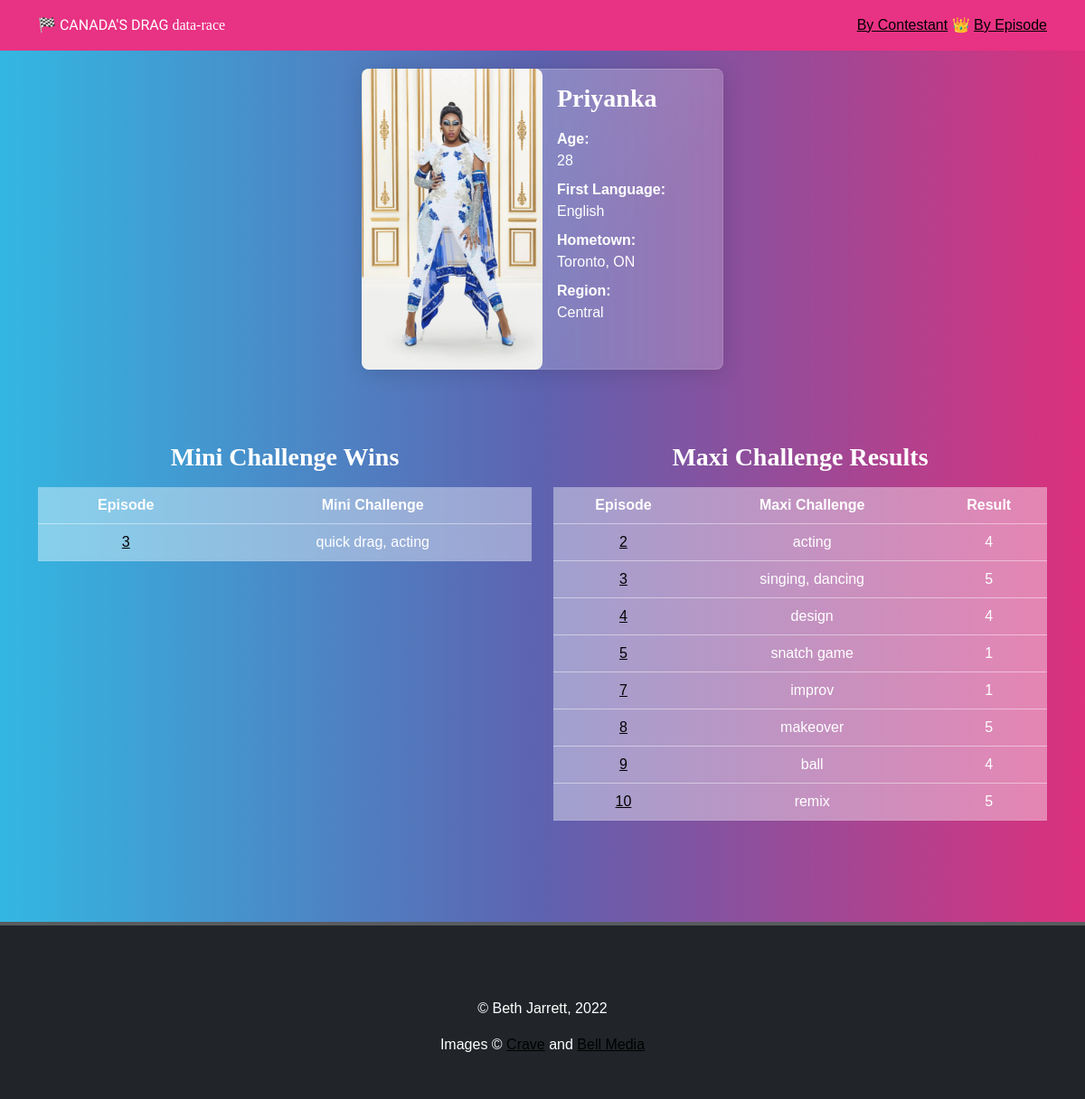
Page /details.php?id=1 on the committed database.
### tables this page shows
CREATE TABLE `contestantxlocation` (
  `conloc_id` int(11) NOT NULL,
  `contestant_id` int(11) DEFAULT NULL,
  `location_id` int(11) DEFAULT NULL
);

CREATE TABLE `contestant` (
  `contestant_id` int(11) NOT NULL,
  `contestant_season` int(11) NOT NULL,
  `contestant_name` varchar(60) NOT NULL,
  `contestant_age` int(11) NOT NULL
);

CREATE TABLE `location` (
  `location_id` int(11) NOT NULL,
  `location_city` varchar(100) DEFAULT NULL,
  `location_prov` varchar(100) DEFAULT NULL,
  `location_reg` varchar(100) DEFAULT NULL,
  `location_lang` varchar(100) DEFAULT NULL
);

CREATE TABLE `result` (
  `result_id` int(11) NOT NULL,
  `contestant_id` int(11) DEFAULT NULL,
  `episode_id` int(11) DEFAULT NULL,
  `mini_result` int(11) DEFAULT NULL,
  `maxi_result` int(11) DEFAULT NULL
);

CREATE TABLE `minichallenge` (
  `mini_id` int(11) NOT NULL,
  `mini_challenge` varchar(100) DEFAULT NULL
);

CREATE TABLE `maxichallenge` (
  `maxi_id` int(11) NOT NULL,
  `maxi_challenge` varchar(100) DEFAULT NULL
);

### includes/sqlquery.php (called while the page is built, shortened)
<?php
        $result = mysqli_query($connect, $query);
?>

### details.php (the view)
<?php
include( 'includes/database.php' );
include( 'includes/header.php' );
?>
<section id="contestant" class="container">
    <div class="card m-2 mx-auto" style="max-width: 400px;">
        <div class="row g-0">
            <div class="col-6">
<?php
$query = 'SELECT *
    FROM contestant
    JOIN contestantxlocation
    ON contestant.contestant_id = contestantxlocation.contestant_id
    JOIN location
    ON contestantxlocation.location_id = location.location_id
    WHERE contestant.contestant_id = '.$_GET['id'].'
    LIMIT 1';
    include( 'includes/sqlquery.php' );
        while ($record = mysqli_fetch_assoc($result))
        {
            echo '<img class="img-fluid rounded " src="img/' . $record['contestant_id'] . '.jpg"></div>
            <div class="col-6 pt-2 ps-2"><h3 class="card-title">' . $record['contestant_name'] . '</h3>
            <dl class="row row-cols-1">
                <dt class ="col">Age:</dt><dd class="col">' . $record['contestant_age'] . '</dd>
                <dt class ="col">First Language:</dt><dd class="col">' . $record['location_lang'] . '</dd>
                <dt class ="col">Hometown:</dt><dd class="col">' . $record['location_city'] . ', ' . $record['location_prov'] . '</dd>
                <dt class ="col">Region:</dt><dd class="col">' . $record['location_reg'] . '</dd></dl>';
        }
?>
            </div>
        </div>
    </div>
<div class="pt-2"></div>
<?php
    $query = 'SELECT episodechallenge.episode, minichallenge.mini_challenge, result.mini_result, contestant.contestant_name, result.episode_id
    FROM contestant
    JOIN result
    ON result.contestant_id = contestant.contestant_id
    JOIN episodechallenge
    ON result.episode_id = episodechallenge.episode
    JOIN minichallenge
    ON episodechallenge.mini = minichallenge.mini_id
    WHERE contestant.contestant_id = '.$_GET['id'].' AND result.mini_result = 1
    ORDER BY result.episode_id';
    include( 'includes/sqlquery.php' );
        if ($record = mysqli_fetch_assoc($result))
        {
                echo '
                <div class="row pt-4">
                <div class="col text-center">
                    <h3>Mini Challenge Wins</h3>
                    <table class="table table-secondary table-hover">
                        <thead>
                            <tr>
                                <th>Episode</th>
                                <th>Mini Challenge</th>
                            </tr>
                        </thead>
                        <tbody>
                        <tr>
                            <td><a href="episode.php?id=' . $record['episode_id'] . '">' . $record['episode_id'] . '</a></td>
                            <td>' . $record['mini_challenge'] . '</td></tr>
                            </tbody>
                            </table>
                        </div>';
        }
?>
        <div class="col text-center">
            <h3>Maxi Challenge Results</h3>
                <table class="table  table-secondary table-hover">
                    <thead>
                        <tr>
                            <th>Episode</th>
                            <th>Maxi Challenge</th>
                            <th>Result</th>
                        </tr>
                    </thead>
                    <tbody>
<?php
    $query = 'SELECT episodechallenge.episode, maxichallenge.maxi_challenge, result.maxi_result, contestant.contestant_name, result.episode_id
    FROM contestant
    JOIN result
    ON result.contestant_id = contestant.contestant_id
    JOIN episodechallenge
    ON result.episode_id = episodechallenge.episode
    JOIN maxichallenge
    ON episodechallenge.maxi = maxichallenge.maxi_id
    WHERE contestant.contestant_id = '.$_GET['id'].'
    ORDER BY result.episode_id';
    include( 'includes/sqlquery.php' );
        while ($record = mysqli_fetch_assoc($result))
        {
            echo '<tr>
                <td><a href="episode.php?id=' . $record['episode_id'] . '">' . $record['episode_id'] . '</a></td>
                <td>' . $record['maxi_challenge'] . '</td>
                <td>' .  $record['maxi_result'] . '</td>
            </tr>';
        }
?>
            </tbody>
            </table>
        </div>
    </div>
</section>
<?php
include( 'includes/footer.php' );
?>

### css/style.css (style rules this page uses)
body { font-family: 'Fira Sans', sans-serif; }
h3, h4 { font-family: 'Yeseva One', serif; }
a, a:link, a:visited, a:active { color: #000; }

### rows in the picture
contestantxlocation: contestant.contestant_name "Priyanka", contestant.contestant_age "28", location.location_lang "English", location.location_city "Toronto", location.location_prov "ON", location.location_reg "Central"
contestant: result.episode_id "3", minichallenge.mini_challenge "quick drag, acting", result.episode_id "2", maxichallenge.maxi_challenge "acting", result.maxi_result "4", maxichallenge.maxi_challenge "singing, dancing", result.maxi_result "5", result.episode_id "4", maxichallenge.maxi_challenge "design", result.episode_id "5", maxichallenge.maxi_challenge "snatch game", result.maxi_result "1", result.episode_id "7", maxichallenge.maxi_challenge "improv", result.episode_id "8", maxichallenge.maxi_challenge "makeover", result.episode_id "9", maxichallenge.maxi_challenge "ball", result.episode_id "10", maxichallenge.maxi_challenge "remix"
